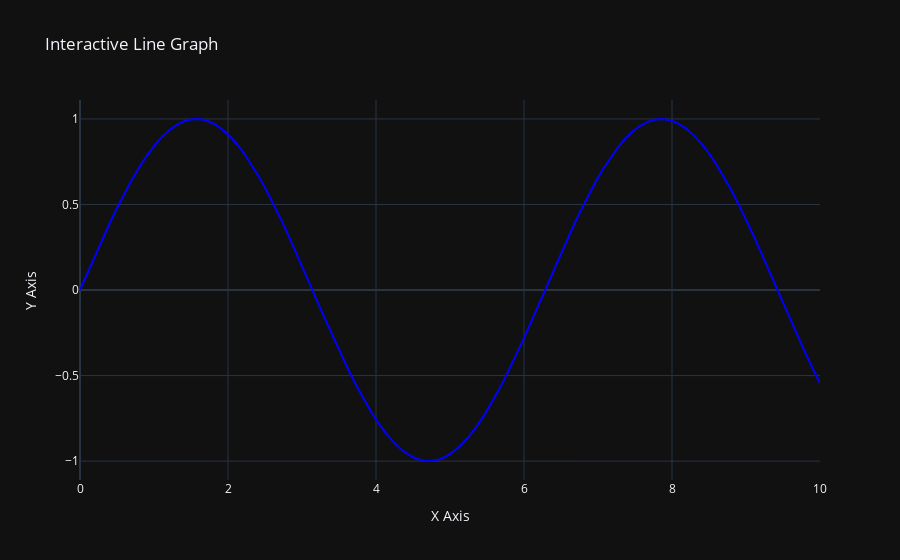

Here is the notebook cell this chart was saved with:
### Code cell
import plotly.graph_objects as go
import numpy as np

# Generate some data for the line plot
x = np.linspace(0, 10, 100)
y = np.sin(x)  # Simple sine wave

# Create a line graph
fig = go.Figure()

fig.add_trace(go.Scatter(
    x=x, y=y,
    mode='lines',  # Line mode
    name='Sine Wave',  # Label for the line
    line=dict(color='blue', width=2)  # Line styling
))

# Set graph layout
fig.update_layout(
    title="Interactive Line Graph",
    xaxis_title="X Axis",
    yaxis_title="Y Axis",
    template="plotly_dark"  # You can change the theme here (e.g., 'plotly', 'ggplot2', etc.)
)

# Show the plot
fig.show()
